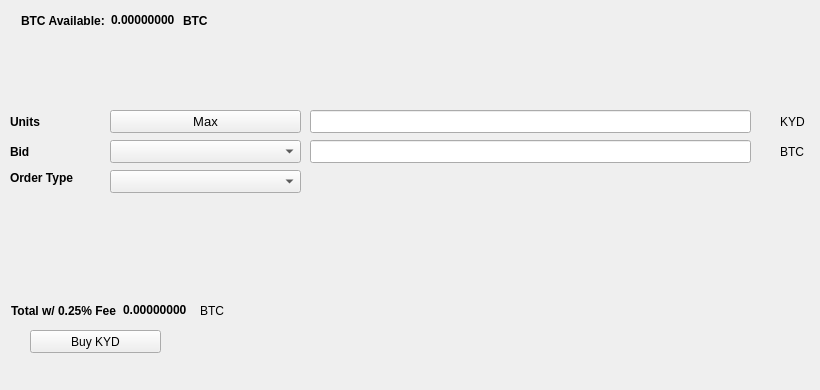
   <widget class="QWidget" name="BuyTab">
    <attribute name="title">
     <string>Buy</string>
    </attribute>
    <widget class="QPushButton" name="BuyKYD">
     <property name="geometry">
      <rect>
       <x>30</x>
       <y>330</y>
       <width>131</width>
       <height>23</height>
      </rect>
     </property>
     <property name="text">
      <string>Buy KYD</string>
     </property>
     <property name="icon">
      <iconset resource="../kyd.qrc">
       <normaloff>:/icons/bitcoin</normaloff>:/icons/bitcoin</iconset>
     </property>
    </widget>
    <widget class="QLabel" name="label_3">
     <property name="geometry">
      <rect>
       <x>10</x>
       <y>110</y>
       <width>46</width>
       <height>23</height>
      </rect>
     </property>
     <property name="font">
      <font>
       <weight>75</weight>
       <bold>true</bold>
      </font>
     </property>
     <property name="text">
      <string>Units</string>
     </property>
    </widget>
    <widget class="QLineEdit" name="UnitsInput">
     <property name="geometry">
      <rect>
       <x>310</x>
       <y>110</y>
       <width>441</width>
       <height>23</height>
      </rect>
     </property>
     <property name="font">
      <font>
       <pointsize>9</pointsize>
       <weight>75</weight>
       <bold>true</bold>
      </font>
     </property>
    </widget>
    <widget class="QLineEdit" name="BuyBidPriceEdit">
     <property name="geometry">
      <rect>
       <x>310</x>
       <y>140</y>
       <width>441</width>
       <height>23</height>
      </rect>
     </property>
     <property name="font">
      <font>
       <pointsize>9</pointsize>
       <weight>75</weight>
       <bold>true</bold>
      </font>
     </property>
    </widget>
    <widget class="QLabel" name="label_4">
     <property name="geometry">
      <rect>
       <x>780</x>
       <y>110</y>
       <width>31</width>
       <height>23</height>
      </rect>
     </property>
     <property name="text">
      <string>KYD</string>
     </property>
    </widget>
    <widget class="QLabel" name="label_5">
     <property name="geometry">
      <rect>
       <x>780</x>
       <y>140</y>
       <width>31</width>
       <height>23</height>
      </rect>
     </property>
     <property name="text">
      <string>BTC</string>
     </property>
    </widget>
    <widget class="QLabel" name="label_6">
     <property name="geometry">
      <rect>
       <x>10</x>
       <y>140</y>
       <width>46</width>
       <height>23</height>
      </rect>
     </property>
     <property name="font">
      <font>
       <weight>75</weight>
       <bold>true</bold>
      </font>
     </property>
     <property name="text">
      <string>Bid</string>
     </property>
    </widget>
    <widget class="QLabel" name="label_7">
     <property name="geometry">
      <rect>
       <x>10</x>
       <y>170</y>
       <width>91</width>
       <height>16</height>
      </rect>
     </property>
     <property name="font">
      <font>
       <weight>75</weight>
       <bold>true</bold>
      </font>
     </property>
     <property name="text">
      <string>Order Type</string>
     </property>
    </widget>
    <widget class="QPushButton" name="Buy_Max_Amount">
     <property name="geometry">
      <rect>
       <x>110</x>
       <y>110</y>
       <width>191</width>
       <height>23</height>
      </rect>
     </property>
     <property name="font">
      <font>
       <pointsize>10</pointsize>
      </font>
     </property>
     <property name="text">
      <string>Max</string>
     </property>
    </widget>
    <widget class="QComboBox" name="BuyBidcomboBox">
     <property name="geometry">
      <rect>
       <x>110</x>
       <y>140</y>
       <width>191</width>
       <height>23</height>
      </rect>
     </property>
     <property name="font">
      <font>
       <pointsize>10</pointsize>
      </font>
     </property>
    </widget>
    <widget class="QComboBox" name="buyOrdertypeCombo">
     <property name="geometry">
      <rect>
       <x>110</x>
       <y>170</y>
       <width>191</width>
       <height>23</height>
      </rect>
     </property>
     <property name="font">
      <font>
       <pointsize>10</pointsize>
      </font>
     </property>
    </widget>
    <widget class="QWidget" name="layoutWidget1">
     <property name="geometry">
      <rect>
       <x>21</x>
       <y>11</y>
       <width>227</width>
       <height>19</height>
      </rect>
     </property>
     <layout class="QHBoxLayout" name="horizontalLayout_3">
      <item>
       <widget class="QLabel" name="label232">
        <property name="font">
         <font>
          <weight>75</weight>
          <bold>true</bold>
         </font>
        </property>
        <property name="text">
         <string>BTC Available:</string>
        </property>
       </widget>
      </item>
      <item>
       <widget class="QLabel" name="BtcAvailableLbl">
        <property name="palette">
         <palette>
          <active>
           <colorrole role="WindowText">
            <brush brushstyle="SolidPattern">
             <color alpha="255">
              <red>0</red>
              <green>0</green>
              <blue>0</blue>
             </color>
            </brush>
           </colorrole>
           <colorrole role="Button">
            <brush brushstyle="SolidPattern">
             <color alpha="255">
              <red>0</red>
              <green>170</green>
              <blue>0</blue>
             </color>
            </brush>
           </colorrole>
           <colorrole role="Light">
            <brush brushstyle="SolidPattern">
             <color alpha="255">
              <red>0</red>
              <green>255</green>
              <blue>0</blue>
             </color>
            </brush>
           </colorrole>
           <colorrole role="Midlight">
            <brush brushstyle="SolidPattern">
             <color alpha="255">
              <red>0</red>
              <green>212</green>
              <blue>0</blue>
             </color>
            </brush>
           </colorrole>
           <colorrole role="Dark">
            <brush brushstyle="SolidPattern">
             <color alpha="255">
              <red>0</red>
              <green>85</green>
              <blue>0</blue>
             </color>
            </brush>
           </colorrole>
           <colorrole role="Mid">
            <brush brushstyle="SolidPattern">
             <color alpha="255">
              <red>0</red>
              <green>113</green>
              <blue>0</blue>
             </color>
            </brush>
           </colorrole>
           <colorrole role="Text">
            <brush brushstyle="SolidPattern">
             <color alpha="255">
              <red>0</red>
              <green>170</green>
              <blue>0</blue>
             </color>
            </brush>
           </colorrole>
           <colorrole role="BrightText">
            <brush brushstyle="SolidPattern">
             <color alpha="255">
              <red>255</red>
              <green>255</green>
              <blue>255</blue>
             </color>
            </brush>
           </colorrole>
           <colorrole role="ButtonText">
            <brush brushstyle="SolidPattern">
             <color alpha="255">
              <red>0</red>
              <green>0</green>
              <blue>0</blue>
             </color>
            </brush>
           </colorrole>
           <colorrole role="Base">
            <brush brushstyle="SolidPattern">
             <color alpha="255">
              <red>255</red>
              <green>255</green>
              <blue>255</blue>
             </color>
            </brush>
           </colorrole>
           <colorrole role="Window">
            <brush brushstyle="SolidPattern">
             <color alpha="255">
              <red>0</red>
              <green>170</green>
              <blue>0</blue>
             </color>
            </brush>
           </colorrole>
           <colorrole role="Shadow">
            <brush brushstyle="SolidPattern">
             <color alpha="255">
              <red>0</red>
              <green>0</green>
              <blue>0</blue>
             </color>
            </brush>
           </colorrole>
           <colorrole role="AlternateBase">
            <brush brushstyle="SolidPattern">
             <color alpha="255">
              <red>127</red>
              <green>212</green>
              <blue>127</blue>
             </color>
            </brush>
           </colorrole>
           <colorrole role="ToolTipBase">
            <brush brushstyle="SolidPattern">
             <color alpha="255">
              <red>255</red>
              <green>255</green>
              <blue>220</blue>
             </color>
            </brush>
           </colorrole>
           <colorrole role="ToolTipText">
            <brush brushstyle="SolidPattern">
             <color alpha="255">
              <red>0</red>
              <green>0</green>
              <blue>0</blue>
             </color>
            </brush>
           </colorrole>
          </active>
          <inactive>
           <colorrole role="WindowText">
            <brush brushstyle="SolidPattern">
             <color alpha="255">
              <red>0</red>
              <green>0</green>
              <blue>0</blue>
             </color>
            </brush>
           </colorrole>
           <colorrole role="Button">
            <brush brushstyle="SolidPattern">
             <color alpha="255">
              <red>0</red>
              <green>170</green>
              <blue>0</blue>
             </color>
            </brush>
           </colorrole>
           <colorrole role="Light">
            <brush brushstyle="SolidPattern">
             <color alpha="255">
              <red>0</red>
              <green>255</green>
              <blue>0</blue>
             </color>
            </brush>
           </colorrole>
           <colorrole role="Midlight">
            <brush brushstyle="SolidPattern">
             <color alpha="255">
              <red>0</red>
              <green>212</green>
              <blue>0</blue>
             </color>
            </brush>
           </colorrole>
           <colorrole role="Dark">
            <brush brushstyle="SolidPattern">
             <color alpha="255">
              <red>0</red>
              <green>85</green>
              <blue>0</blue>
             </color>
            </brush>
           </colorrole>
           <colorrole role="Mid">
            <brush brushstyle="SolidPattern">
             <color alpha="255">
              <red>0</red>
              <green>113</green>
              <blue>0</blue>
             </color>
            </brush>
           </colorrole>
           <colorrole role="Text">
            <brush brushstyle="SolidPattern">
             <color alpha="255">
              <red>0</red>
              <green>170</green>
              <blue>0</blue>
             </color>
            </brush>
           </colorrole>
           <colorrole role="BrightText">
            <brush brushstyle="SolidPattern">
             <color alpha="255">
              <red>255</red>
              <green>255</green>
              <blue>255</blue>
             </color>
            </brush>
           </colorrole>
           <colorrole role="ButtonText">
            <brush brushstyle="SolidPattern">
             <color alpha="255">
              <red>0</red>
              <green>0</green>
              <blue>0</blue>
             </color>
            </brush>
           </colorrole>
           <colorrole role="Base">
            <brush brushstyle="SolidPattern">
             <color alpha="255">
              <red>255</red>
              <green>255</green>
              <blue>255</blue>
             </color>
            </brush>
           </colorrole>
           <colorrole role="Window">
            <brush brushstyle="SolidPattern">
             <color alpha="255">
              <red>0</red>
              <green>170</green>
              <blue>0</blue>
             </color>
            </brush>
           </colorrole>
           <colorrole role="Shadow">
            <brush brushstyle="SolidPattern">
             <color alpha="255">
              <red>0</red>
              <green>0</green>
              <blue>0</blue>
             </color>
            </brush>
           </colorrole>
           <colorrole role="AlternateBase">
            <brush brushstyle="SolidPattern">
             <color alpha="255">
              <red>127</red>
              <green>212</green>
              <blue>127</blue>
             </color>
            </brush>
           </colorrole>
           <colorrole role="ToolTipBase">
            <brush brushstyle="SolidPattern">
             <color alpha="255">
              <red>255</red>
              <green>255</green>
              <blue>220</blue>
             </color>
            </brush>
           </colorrole>
           <colorrole role="ToolTipText">
            <brush brushstyle="SolidPattern">
             <color alpha="255">
              <red>0</red>
              <green>0</green>
              <blue>0</blue>
             </color>
            </brush>
           </colorrole>
          </inactive>
          <disabled>
           <colorrole role="WindowText">
            <brush brushstyle="SolidPattern">
             <color alpha="255">
              <red>0</red>
              <green>85</green>
              <blue>0</blue>
             </color>
            </brush>
           </colorrole>
           <colorrole role="Button">
            <brush brushstyle="SolidPattern">
             <color alpha="255">
              <red>0</red>
              <green>170</green>
              <blue>0</blue>
             </color>
            </brush>
           </colorrole>
           <colorrole role="Light">
            <brush brushstyle="SolidPattern">
             <color alpha="255">
              <red>0</red>
              <green>255</green>
              <blue>0</blue>
             </color>
            </brush>
           </colorrole>
           <colorrole role="Midlight">
            <brush brushstyle="SolidPattern">
             <color alpha="255">
              <red>0</red>
              <green>212</green>
              <blue>0</blue>
             </color>
            </brush>
           </colorrole>
           <colorrole role="Dark">
            <brush brushstyle="SolidPattern">
             <color alpha="255">
              <red>0</red>
              <green>85</green>
              <blue>0</blue>
             </color>
            </brush>
           </colorrole>
           <colorrole role="Mid">
            <brush brushstyle="SolidPattern">
             <color alpha="255">
              <red>0</red>
              <green>113</green>
              <blue>0</blue>
             </color>
            </brush>
           </colorrole>
           <colorrole role="Text">
            <brush brushstyle="SolidPattern">
             <color alpha="255">
              <red>0</red>
              <green>85</green>
              <blue>0</blue>
             </color>
            </brush>
           </colorrole>
           <colorrole role="BrightText">
            <brush brushstyle="SolidPattern">
             <color alpha="255">
              <red>255</red>
              <green>255</green>
              <blue>255</blue>
             </color>
            </brush>
           </colorrole>
           <colorrole role="ButtonText">
            <brush brushstyle="SolidPattern">
             <color alpha="255">
              <red>0</red>
              <green>85</green>
              <blue>0</blue>
             </color>
            </brush>
           </colorrole>
           <colorrole role="Base">
            <brush brushstyle="SolidPattern">
             <color alpha="255">
              <red>0</red>
              <green>170</green>
              <blue>0</blue>
             </color>
            </brush>
           </colorrole>
           <colorrole role="Window">
            <brush brushstyle="SolidPattern">
             <color alpha="255">
              <red>0</red>
              <green>170</green>
              <blue>0</blue>
             </color>
            </brush>
           </colorrole>
           <colorrole role="Shadow">
            <brush brushstyle="SolidPattern">
             <color alpha="255">
              <red>0</red>
              <green>0</green>
              <blue>0</blue>
             </color>
            </brush>
           </colorrole>
           <colorrole role="AlternateBase">
            <brush brushstyle="SolidPattern">
             <color alpha="255">
              <red>0</red>
              <green>170</green>
              <blue>0</blue>
             </color>
            </brush>
           </colorrole>
           <colorrole role="ToolTipBase">
            <brush brushstyle="SolidPattern">
             <color alpha="255">
              <red>255</red>
              <green>255</green>
              <blue>220</blue>
             </color>
            </brush>
           </colorrole>
           <colorrole role="ToolTipText">
            <brush brushstyle="SolidPattern">
             <color alpha="255">
              <red>0</red>
              <green>0</green>
              <blue>0</blue>
             </color>
            </brush>
           </colorrole>
          </disabled>
         </palette>
        </property>
        <property name="font">
         <font>
          <weight>75</weight>
          <bold>true</bold>
         </font>
        </property>
        <property name="text">
         <string>0.00000000</string>
        </property>
        <property name="textInteractionFlags">
         <set>Qt::LinksAccessibleByMouse|Qt::TextSelectableByKeyboard|Qt::TextSelectableByMouse</set>
        </property>
       </widget>
      </item>
      <item>
       <widget class="QLabel" name="BtcAvailableLbl_2">
        <property name="font">
         <font>
          <weight>75</weight>
          <bold>true</bold>
         </font>
        </property>
        <property name="text">
         <string>BTC</string>
        </property>
       </widget>
      </item>
     </layout>
    </widget>
    <widget class="QWidget" name="layoutWidge2">
     <property name="geometry">
      <rect>
       <x>11</x>
       <y>301</y>
       <width>259</width>
       <height>19</height>
      </rect>
     </property>
     <layout class="QHBoxLayout" name="horizontalLayout_4">
      <item>
       <widget class="QLabel" name="label_9">
        <property name="font">
         <font>
          <weight>75</weight>
          <bold>true</bold>
         </font>
        </property>
        <property name="text">
         <string>Total w/ 0.25% Fee</string>
        </property>
       </widget>
      </item>
      <item>
       <widget class="QLabel" name="BuyCostLabel">
        <property name="palette">
         <palette>
          <active>
           <colorrole role="WindowText">
            <brush brushstyle="SolidPattern">
             <color alpha="255">
              <red>0</red>
              <green>0</green>
              <blue>0</blue>
             </color>
            </brush>
           </colorrole>
           <colorrole role="Button">
            <brush brushstyle="SolidPattern">
             <color alpha="255">
              <red>0</red>
              <green>170</green>
              <blue>0</blue>
             </color>
            </brush>
           </colorrole>
           <colorrole role="Light">
            <brush brushstyle="SolidPattern">
             <color alpha="255">
              <red>0</red>
              <green>255</green>
              <blue>0</blue>
             </color>
            </brush>
           </colorrole>
           <colorrole role="Midlight">
            <brush brushstyle="SolidPattern">
             <color alpha="255">
              <red>0</red>
              <green>212</green>
              <blue>0</blue>
             </color>
            </brush>
           </colorrole>
           <colorrole role="Dark">
            <brush brushstyle="SolidPattern">
             <color alpha="255">
              <red>0</red>
              <green>85</green>
              <blue>0</blue>
             </color>
            </brush>
           </colorrole>
           <colorrole role="Mid">
            <brush brushstyle="SolidPattern">
             <color alpha="255">
              <red>0</red>
              <green>113</green>
              <blue>0</blue>
             </color>
            </brush>
           </colorrole>
           <colorrole role="Text">
            <brush brushstyle="SolidPattern">
             <color alpha="255">
              <red>0</red>
              <green>170</green>
              <blue>0</blue>
             </color>
            </brush>
           </colorrole>
           <colorrole role="BrightText">
            <brush brushstyle="SolidPattern">
             <color alpha="255">
              <red>255</red>
              <green>255</green>
              <blue>255</blue>
             </color>
            </brush>
           </colorrole>
           <colorrole role="ButtonText">
            <brush brushstyle="SolidPattern">
             <color alpha="255">
              <red>0</red>
              <green>0</green>
              <blue>0</blue>
             </color>
            </brush>
           </colorrole>
           <colorrole role="Base">
            <brush brushstyle="SolidPattern">
             <color alpha="255">
              <red>255</red>
              <green>255</green>
              <blue>255</blue>
             </color>
            </brush>
           </colorrole>
           <colorrole role="Window">
            <brush brushstyle="SolidPattern">
             <color alpha="255">
              <red>0</red>
              <green>170</green>
              <blue>0</blue>
             </color>
            </brush>
           </colorrole>
           <colorrole role="Shadow">
            <brush brushstyle="SolidPattern">
             <color alpha="255">
              <red>0</red>
              <green>0</green>
              <blue>0</blue>
             </color>
            </brush>
           </colorrole>
           <colorrole role="AlternateBase">
            <brush brushstyle="SolidPattern">
             <color alpha="255">
              <red>127</red>
              <green>212</green>
              <blue>127</blue>
             </color>
            </brush>
           </colorrole>
           <colorrole role="ToolTipBase">
            <brush brushstyle="SolidPattern">
             <color alpha="255">
              <red>255</red>
              <green>255</green>
              <blue>220</blue>
             </color>
            </brush>
           </colorrole>
           <colorrole role="ToolTipText">
            <brush brushstyle="SolidPattern">
             <color alpha="255">
              <red>0</red>
              <green>0</green>
              <blue>0</blue>
             </color>
            </brush>
           </colorrole>
          </active>
          <inactive>
           <colorrole role="WindowText">
            <brush brushstyle="SolidPattern">
             <color alpha="255">
              <red>0</red>
              <green>0</green>
              <blue>0</blue>
             </color>
            </brush>
           </colorrole>
           <colorrole role="Button">
            <brush brushstyle="SolidPattern">
             <color alpha="255">
              <red>0</red>
              <green>170</green>
              <blue>0</blue>
             </color>
            </brush>
           </colorrole>
           <colorrole role="Light">
            <brush brushstyle="SolidPattern">
             <color alpha="255">
              <red>0</red>
              <green>255</green>
              <blue>0</blue>
             </color>
            </brush>
           </colorrole>
           <colorrole role="Midlight">
            <brush brushstyle="SolidPattern">
             <color alpha="255">
              <red>0</red>
              <green>212</green>
              <blue>0</blue>
             </color>
            </brush>
           </colorrole>
           <colorrole role="Dark">
            <brush brushstyle="SolidPattern">
             <color alpha="255">
              <red>0</red>
              <green>85</green>
              <blue>0</blue>
             </color>
            </brush>
           </colorrole>
           <colorrole role="Mid">
            <brush brushstyle="SolidPattern">
             <color alpha="255">
              <red>0</red>
              <green>113</green>
              <blue>0</blue>
             </color>
            </brush>
           </colorrole>
           <colorrole role="Text">
            <brush brushstyle="SolidPattern">
             <color alpha="255">
              <red>0</red>
              <green>170</green>
              <blue>0</blue>
             </color>
            </brush>
           </colorrole>
           <colorrole role="BrightText">
            <brush brushstyle="SolidPattern">
             <color alpha="255">
              <red>255</red>
              <green>255</green>
              <blue>255</blue>
             </color>
            </brush>
           </colorrole>
           <colorrole role="ButtonText">
            <brush brushstyle="SolidPattern">
             <color alpha="255">
              <red>0</red>
              <green>0</green>
              <blue>0</blue>
             </color>
            </brush>
           </colorrole>
           <colorrole role="Base">
            <brush brushstyle="SolidPattern">
             <color alpha="255">
              <red>255</red>
              <green>255</green>
              <blue>255</blue>
             </color>
            </brush>
           </colorrole>
           <colorrole role="Window">
            <brush brushstyle="SolidPattern">
             <color alpha="255">
              <red>0</red>
              <green>170</green>
              <blue>0</blue>
             </color>
            </brush>
           </colorrole>
           <colorrole role="Shadow">
            <brush brushstyle="SolidPattern">
             <color alpha="255">
              <red>0</red>
              <green>0</green>
              <blue>0</blue>
             </color>
            </brush>
           </colorrole>
           <colorrole role="AlternateBase">
            <brush brushstyle="SolidPattern">
             <color alpha="255">
              <red>127</red>
              <green>212</green>
              <blue>127</blue>
             </color>
            </brush>
           </colorrole>
           <colorrole role="ToolTipBase">
            <brush brushstyle="SolidPattern">
             <color alpha="255">
              <red>255</red>
              <green>255</green>
              <blue>220</blue>
             </color>
            </brush>
           </colorrole>
           <colorrole role="ToolTipText">
            <brush brushstyle="SolidPattern">
             <color alpha="255">
              <red>0</red>
              <green>0</green>
              <blue>0</blue>
             </color>
            </brush>
           </colorrole>
          </inactive>
          <disabled>
           <colorrole role="WindowText">
            <brush brushstyle="SolidPattern">
             <color alpha="255">
              <red>0</red>
              <green>85</green>
              <blue>0</blue>
             </color>
            </brush>
           </colorrole>
           <colorrole role="Button">
            <brush brushstyle="SolidPattern">
             <color alpha="255">
              <red>0</red>
              <green>170</green>
              <blue>0</blue>
             </color>
            </brush>
           </colorrole>
           <colorrole role="Light">
            <brush brushstyle="SolidPattern">
             <color alpha="255">
              <red>0</red>
              <green>255</green>
              <blue>0</blue>
             </color>
            </brush>
           </colorrole>
           <colorrole role="Midlight">
            <brush brushstyle="SolidPattern">
             <color alpha="255">
              <red>0</red>
              <green>212</green>
              <blue>0</blue>
             </color>
            </brush>
           </colorrole>
           <colorrole role="Dark">
            <brush brushstyle="SolidPattern">
             <color alpha="255">
              <red>0</red>
              <green>85</green>
              <blue>0</blue>
             </color>
            </brush>
           </colorrole>
           <colorrole role="Mid">
            <brush brushstyle="SolidPattern">
             <color alpha="255">
              <red>0</red>
              <green>113</green>
              <blue>0</blue>
             </color>
            </brush>
           </colorrole>
           <colorrole role="Text">
            <brush brushstyle="SolidPattern">
             <color alpha="255">
              <red>0</red>
              <green>85</green>
              <blue>0</blue>
             </color>
            </brush>
           </colorrole>
           <colorrole role="BrightText">
            <brush brushstyle="SolidPattern">
             <color alpha="255">
              <red>255</red>
              <green>255</green>
              <blue>255</blue>
             </color>
            </brush>
           </colorrole>
           <colorrole role="ButtonText">
            <brush brushstyle="SolidPattern">
             <color alpha="255">
              <red>0</red>
              <green>85</green>
              <blue>0</blue>
             </color>
            </brush>
           </colorrole>
           <colorrole role="Base">
            <brush brushstyle="SolidPattern">
             <color alpha="255">
              <red>0</red>
              <green>170</green>
              <blue>0</blue>
             </color>
            </brush>
           </colorrole>
           <colorrole role="Window">
            <brush brushstyle="SolidPattern">
             <color alpha="255">
              <red>0</red>
              <green>170</green>
              <blue>0</blue>
             </color>
            </brush>
           </colorrole>
           <colorrole role="Shadow">
            <brush brushstyle="SolidPattern">
             <color alpha="255">
              <red>0</red>
              <green>0</green>
              <blue>0</blue>
             </color>
            </brush>
           </colorrole>
           <colorrole role="AlternateBase">
            <brush brushstyle="SolidPattern">
             <color alpha="255">
              <red>0</red>
              <green>170</green>
              <blue>0</blue>
             </color>
            </brush>
           </colorrole>
           <colorrole role="ToolTipBase">
            <brush brushstyle="SolidPattern">
             <color alpha="255">
              <red>255</red>
              <green>255</green>
              <blue>220</blue>
             </color>
            </brush>
           </colorrole>
           <colorrole role="ToolTipText">
            <brush brushstyle="SolidPattern">
             <color alpha="255">
              <red>0</red>
              <green>0</green>
              <blue>0</blue>
             </color>
            </brush>
           </colorrole>
          </disabled>
         </palette>
        </property>
        <property name="font">
         <font>
          <weight>75</weight>
          <bold>true</bold>
         </font>
        </property>
        <property name="autoFillBackground">
         <bool>false</bool>
        </property>
        <property name="text">
         <string>0.00000000</string>
        </property>
        <property name="textInteractionFlags">
         <set>Qt::LinksAccessibleByMouse|Qt::TextSelectableByMouse</set>
        </property>
       </widget>
      </item>
      <item>
       <widget class="QLabel" name="label_10">
        <property name="font">
         <font>
          <weight>50</weight>
          <bold>false</bold>
         </font>
        </property>
        <property name="text">
         <string>BTC</string>
        </property>
       </widget>
      </item>
     </layout>
    </widget>
    <widget class="QLabel" name="label_24">
     <property name="geometry">
      <rect>
       <x>460</x>
       <y>300</y>
       <width>281</width>
       <height>81</height>
      </rect>
     </property>
     <property name="text">
      <string/>
     </property>
     <property name="pixmap">
      <pixmap>:/images/bittrex</pixmap>
     </property>
    </widget>
   </widget>
